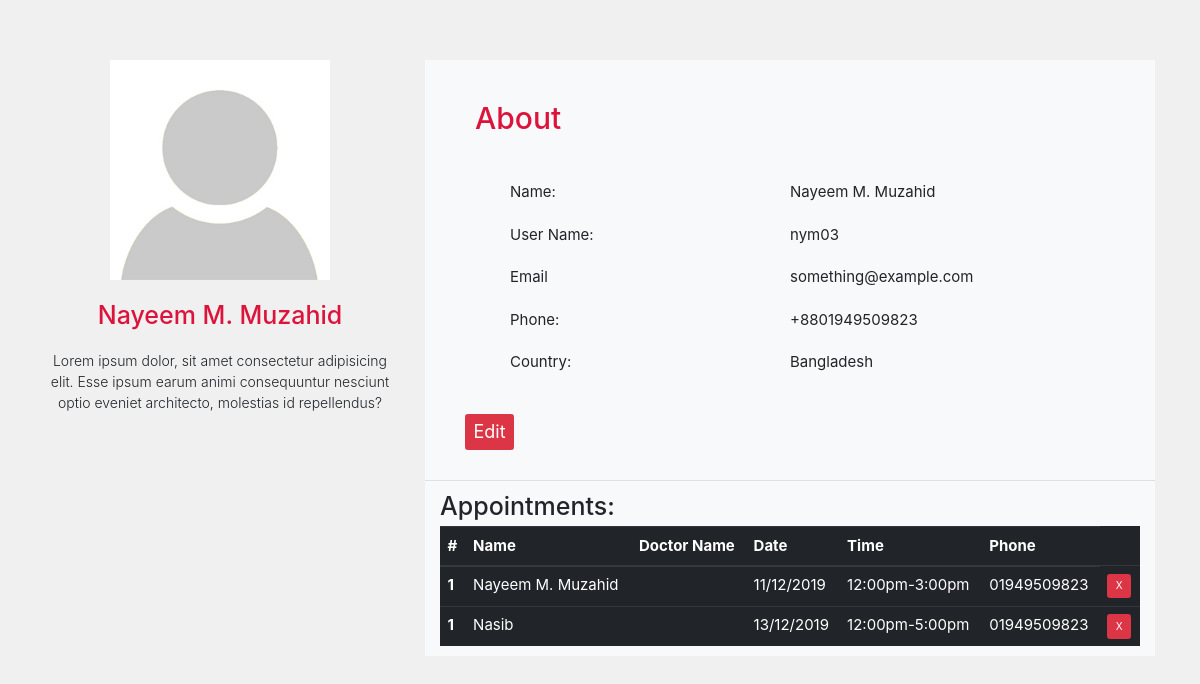
Page /userProfile.php (signed in) on the earlier database version.
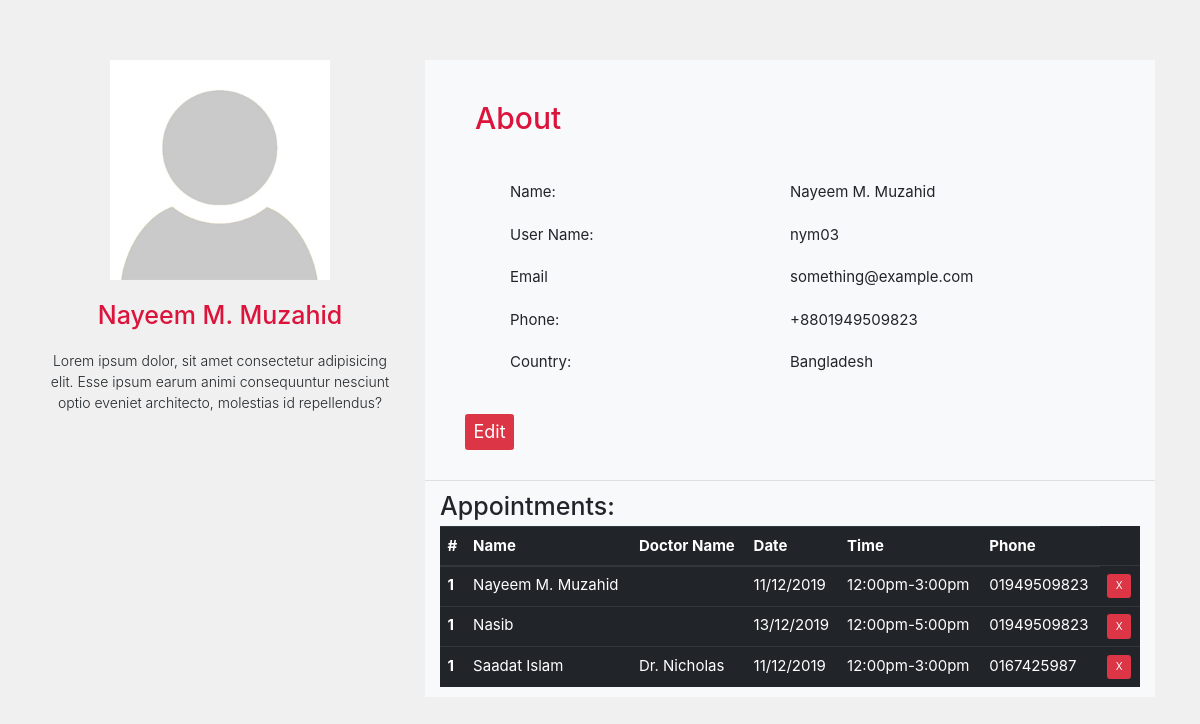
Same page on the later database version.
### tables this page shows
CREATE TABLE `users` (
  `userID` int(255) NOT NULL,
  `userFullName` varchar(255) NOT NULL,
  `userName` varchar(255) NOT NULL,
  `userEmail` varchar(255) NOT NULL,
  `userPassword` varchar(255) NOT NULL,
  `userPhone` varchar(255) NOT NULL,
  `userImg` varchar(255) NOT NULL
);

CREATE TABLE `appointment` (
  `ID` int(255) NOT NULL,
  `user_fullname` varchar(255) NOT NULL,
  `doc_Name` varchar(255) NOT NULL,
  `docDate` varchar(255) NOT NULL,
  `docTime` varchar(255) NOT NULL,
  `userEmail` varchar(255) NOT NULL,
  `userPhone` varchar(255) NOT NULL,
  `userDescription` varchar(255) NOT NULL,
  `userID` int(255) NOT NULL,
  `doc_ID` int(255) NOT NULL
);

### userProfile.php (the view, shortened to what this page needs)
<?php
require 'includes/dbh.inc.php';
if (isset($_SESSION['username']) == true) {
    $userID = $_SESSION['username'];
    $query = "SELECT * from users WHERE username ='$userID'; ";
    $result3 = mysqli_query($conn, $query);
    $row = mysqli_fetch_array($result3);
    $id = $row['userID'];
    $query2 = "SELECT * from appointment where userID=$id";
    $result4 = mysqli_query($conn, $query2);
    $userQuery = "SELECT * FROM users where userID=$id";
    if ($userResult = mysqli_query($conn, $userQuery)) {
        $userRow = mysqli_fetch_assoc($userResult);
        ?>
<!DOCTYPE html>
<html lang="en">
<head>
    <link rel="stylesheet" href="css/all.min.css" />
    <link rel="stylesheet" href="css/bootstrap.min.css" />
    <link rel="stylesheet" href="css/owl.carousel.css" />
    <link rel="stylesheet" href="css/owl.theme.default.min.css" />
    <link rel="stylesheet" href="css/index.css" />
    <link rel="stylesheet" href="css/index1Res.css" />
    <link rel="stylesheet" href="css/userProfile.css">
</head>
<body>
    <section class="users">
        <div class="container">
            <div class="row mt-5 pt-5">
                <div class="col-md-4 ">
                    <div class="userImg text-sm-center text-center">
                        <img src="img/author.jpg" alt="user">
                        <h4><?php echo $userRow['userFullName'] ?></h4>
                        <p class="lead mb-5">Lorem ipsum dolor, sit amet consectetur adipisicing elit. Esse ipsum earum animi consequuntur nesciunt optio eveniet architecto, molestias id repellendus?</p>
                    </div>
                </div>
                <div class="col-md-8">
                    <div class="userProfile bg-light">
                        <div class="row ">
                            <div class="col-md-12 ">
                                <h4 class="aboutHeader">About</h4>
                                <div class="userProfileInfo">
                                    <div class="row">
                                        <div class="col-md-6 col-sm-6 col-6 userProfileInfoMargin1">
                                            <div class="userProfileTag">
                                                <p class="userFullName">Name:
                                                </p>
                                                <p class="userName">User Name:</p>
                                                <p class="userEmail">Email </p>
                                                <p class="userPhone">Phone: </p>
                                                <p class="userPhone">
                                                    Country:
                                                </p>
                                            </div>
                                        </div>
                                        <div class="col-md-6 col-sm-6 col-6 userProfileInfoMargin2">
                                            <div class="userProfileTagValue">
                                                <p class="userFullName"><?php echo $userRow['userFullName'] ?>
                                                </p>
                                                <p class="userName"><?php echo $userRow['userName'] ?></p>
                                                <p class="userEmail"><?php echo $userRow['userEmail'] ?></p>
                                                <p class="userPhone">+8801949509823 </p>
                                                <p class="userPhone">
                                                    Bangladesh
                                                </p>
                                            </div>
                                        </div>
                                    </div>
                                    <div class="edit">
                                        <a href="#" class="btn btn-danger editButton">Edit</a>
                                    </div>
                                    <hr>
                                    <?php } ?>
                                </div>
                                <div class="col-md-12">
                                    <h1>Appointments: </h1>
                                    <table class="table tableInfo table-dark">
                                        <thead>
                                            <tr>
                                                <th scope="col">#</th>
                                                <th scope="col">Name</th>
                                                <th scope="col">Doctor Name</th>
                                                <th scope="col">Date</th>
                                                <th scope="col">Time</th>
                                                <th scope="col">Phone</th>
                                            </tr>
                                        </thead>
                                        <tbody>
                                            <?php while ($rowCount = mysqli_fetch_array($result4)) { ?>
                                            <tr>
                                                <th scope="row">1</th>
                                                <td><?php echo $rowCount['user_fullname'] ?></td>
                                                <td><?php echo $rowCount['doc_Name'] ?></td>
                                                <td><?php echo $rowCount['docDate'] ?></td>
                                                <td><?php echo $rowCount['docTime'] ?></td>
                                                <td><?php echo $rowCount['userPhone'] ?></td>
                                                <td><a href="userProfile.php?page=userProfile&ID=<?php echo $rowCount['ID']  ?> " class="btn btn-danger">X</a></td>
                                            </tr>
                                            <?php } ?>
                                        </tbody>
                                    </table>
                                </div>
                            </div>
                        </div>
                    </div>
                </div>
            </div>
        </div>
        <?php } ?>
    </section>
</body>
</html>

### css/index.css (style rules this page uses)
body { margin: 0; padding: 0; }

### css/userProfile.css (style rules this page uses)
body { padding: 0; margin: 0; background-color: #F0F0F0; }
html { font-size: 10px; }
.userImg img { width: 22rem; height: 22rem; }
.userImg h4 { font-size: 2.5rem; margin: 2rem 0; color: crimson; }
.userImg p { font-size: 1.4rem; }
.userProfileInfoMargin1 { padding-left: 10rem; }
.userProfileInfoMargin2 { padding-left: 0rem; }
.userProfile .aboutHeader { font-size: 3rem; padding: 4rem 0 2rem 5rem; color: crimson; }
.userProfileInfo .userFullName { font-size: 1.5rem; margin: 2rem 0; }
.userProfileInfo .userName { font-size: 1.5rem; margin-bottom: 2rem; }
.userProfileInfo .userEmail { font-size: 1.5rem; margin-bottom: 2rem; }
.userProfileInfo .userPhone { font-size: 1.5rem; margin-bottom: 2rem; }
.edit .editButton { display: inline-block; margin: 2rem 0 2rem 4rem; font-size: 1.8rem; }
.tableInfo { font-size: 1.5rem; }

Differences in the rows shown:
added appointment: user_fullname "Saadat Islam", doc_Name "Dr. Nicholas", docDate "11/12/2019", docTime "12:00pm-3:00pm", userPhone "0167425987"
